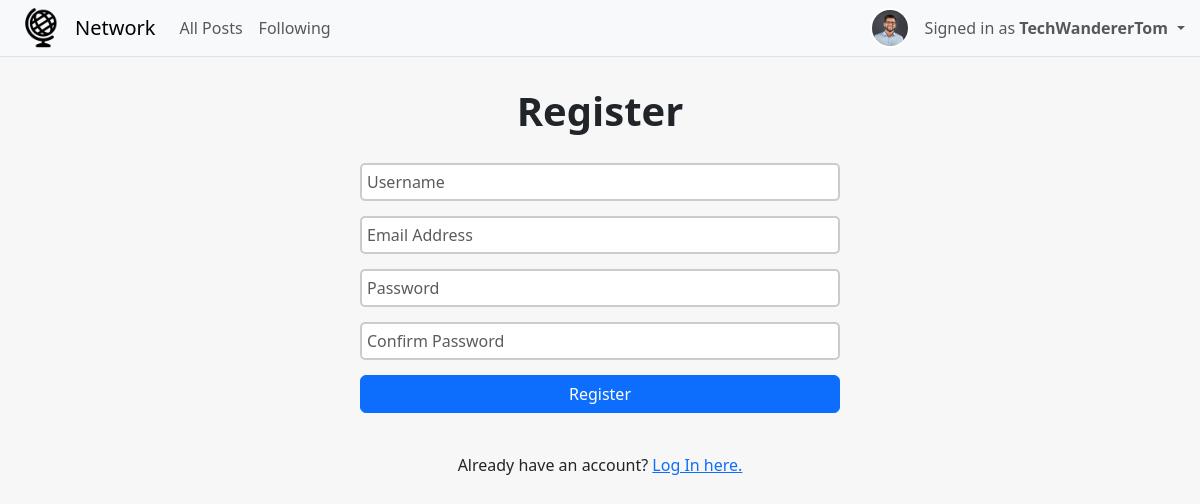
Page /register (signed in) on the committed database.
### network/models.py (models this page shows, shortened)
class User(AbstractUser):
    pass

class Profile(models.Model):
    user = models.OneToOneField(User, on_delete=models.CASCADE, related_name="profile")
    name = models.CharField(max_length=200, null=True, blank=True)
    bio = models.TextField(null=True, blank=True)
    picture = models.ImageField(upload_to='profile-pics', default='profile-pics/default.jpg')

### network/views.py (the view)
# urls.py: path("register", views.register, name="register"),
def register(request):
    if request.method == "POST":
        username = request.POST["username"]
        email = request.POST["email"]
        password = request.POST["password"]
        confirmation = request.POST["confirmation"]
        if password != confirmation:
            return render(request, "network/register.html", {
                "message": "Passwords must match."
            })
        try:
            user = User.objects.create_user(username, email, password)
            user.save()
        except IntegrityError:
            return render(request, "network/register.html", {
                "message": "Username already taken."
            })
        login(request, user)
        return HttpResponseRedirect(reverse("index"))
    else:
        return render(request, "network/register.html")

### network/templates/network/register.html (shortened to what this page needs)
{% extends "network/layout.html" %}
{% block body %}
    <h2 class="details-heading">Register</h2>
    <form class="centered-form" action="{% url 'register' %}" method="post">
        <div class="form-group" style="width: 40vw">
            <input class="form-control" type="text" name="username" placeholder="Username">
        </div>
        <div class="form-group" style="width: 40vw">
            <input class="form-control" type="email" name="email" placeholder="Email Address">
        </div>
        <div class="form-group" style="width: 40vw">
            <input class="form-control" type="password" name="password" placeholder="Password">
        </div>
        <div class="form-group" style="width: 40vw">
            <input class="form-control" type="password" name="confirmation" placeholder="Confirm Password">
        </div>
        <input class="btn btn-primary" type="submit" value="Register" style="width: 40vw">
        <div style="padding-top: 40px">
            Already have an account? <a href="{% url 'login' %}">Log In here.</a>
        </div>
    </form>
{% endblock %}

### network/templates/network/layout.html (shortened to what this page needs)
{% load static %}
<!DOCTYPE html>
<html lang="en">
    <head>
        <link href="https://cdn.jsdelivr.net/npm/bootstrap@5.3.2/dist/css/bootstrap.min.css" rel="stylesheet">
        <link href="{% static 'network/styles.css' %}" rel="stylesheet">
    </head>
    <body>
        <nav class="navbar navbar-expand-lg bg-body-tertiary fixed-top border-bottom border-body">
            <div class="container-fluid">
                <img src="{{ MEDIA_URL }}logo.png" alt="logo" height="40" class="d-inline-block align-text-top" style="margin-right: 8px; margin-left: 10px; padding: 0px;">
                <a class="navbar-brand" style="padding-left: 5px">Network</a>
                <div class="collapse navbar-collapse" id="navbarNavDropdown">
                    <ul class="navbar-nav">
                        <li class="nav-item">
                            <a class="nav-link" aria-current="page" href="{% url 'index' %}">All Posts</a>
                        </li>
                        {% if request.user.is_authenticated %}
                            <li class="nav-item">
                                <a class="nav-link" aria-current="page" href="{% url 'following' %}">Following</a>
                            </li>
                        {% endif %}
                        <li class="nav-item dropdown" style="position: absolute; right: 15px; margin: 0;">
                            <a class="nav-link dropdown-toggle" role="button" data-bs-toggle="dropdown" aria-expanded="false" style="display: flex; align-items: center; padding: 0px;">
                                {% if request.user.is_authenticated %}
                                    <img src="{{ MEDIA_URL }}{{ request.user.profile.picture }}" alt="Profile Picture" class="nav-profile-picture d-inline-block align-text-top">
                                    <span style="padding-right: 5px;">Signed in as <strong>{{ request.user.username }}</strong></span>
                                {% else %}
                                    <span style="line-height: 40px; display: flex; align-items: center; padding-right: 5px;">Not signed in</span>
                                {% endif %}
                            </a>
                        </li>
                    </ul>
                </div>
            </div>
        </nav>
        <div class="body">
            {% block body %}
            {% endblock %}
        </div>
    </body>
</html>

### network/static/network/styles.css (style rules this page uses)
body { padding-top: 57px; padding-left: 20px; padding-right: 20px; background-color: #f7f7f7; }
.details-heading { text-align: center; font-weight: bold; font-size: 40px; padding-top: 30px; padding-bottom: 20px; }
.centered-form { display: flex; flex-direction: column; align-items: center; }
.form-group { width: 60vw; display: flex; flex-direction: column; align-items: flex-start; margin-bottom: 15px; }
.form-control { padding: 5px; border-radius: 5px; border: none; border: solid 1px #ccc; background-color: white; border-width: 2px; }
.nav-profile-picture { margin-top: 0px; margin-right: 15px; width: 40px; height: 40px; border-radius: 50%; overflow: hidden; border: 2px solid white; object-fit: cover; }

### rows in the picture
User: user.profile.picture (picture), user.username "TechWandererTom"
